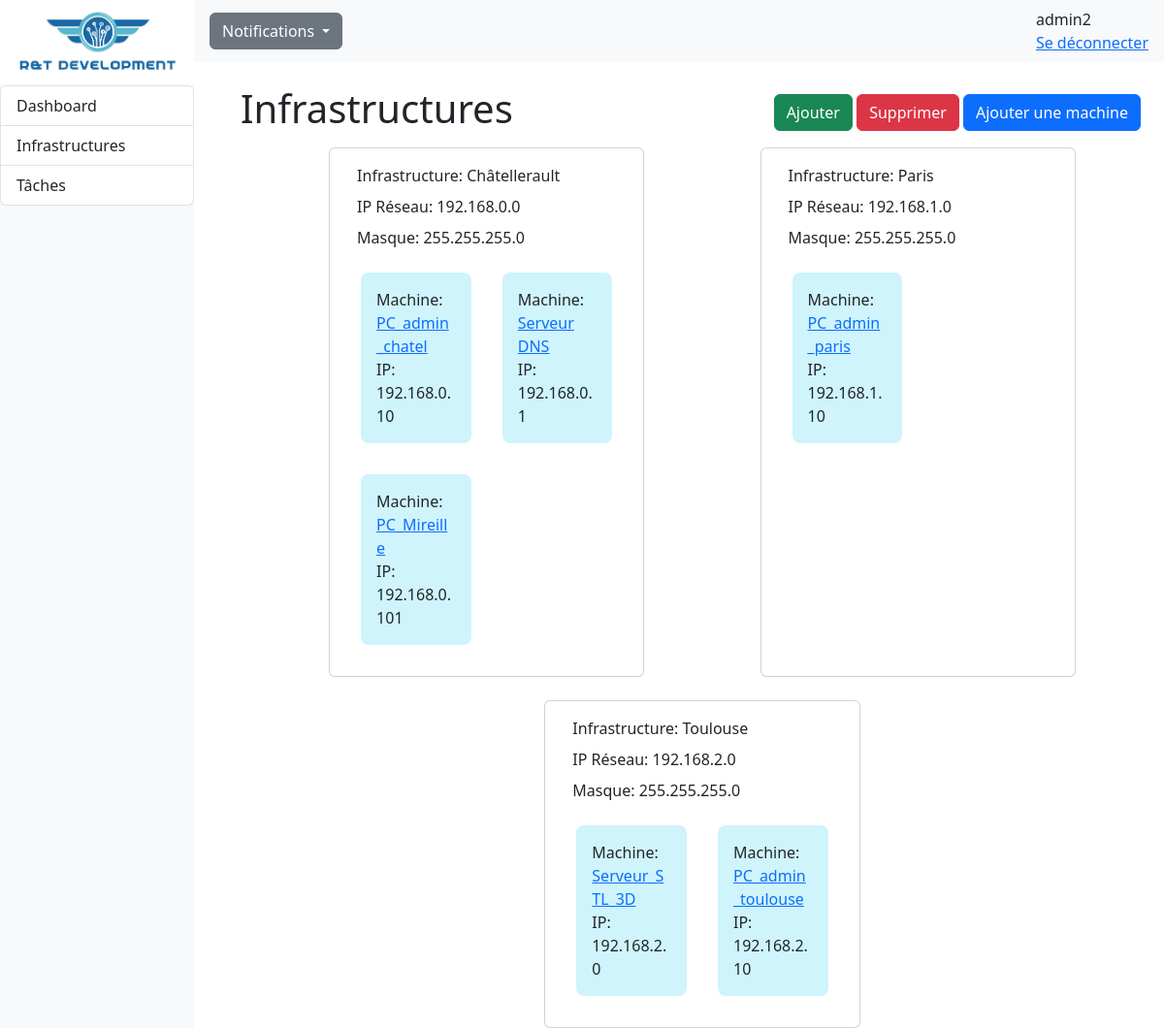
The app's page /RT_app/admin/infra (signed in) with its own data.
### RT_app/models.py (models this page shows, shortened)
class Personnel(AbstractUser):
    id = models.AutoField(primary_key=True,editable=False)
    is_staff = models.BooleanField(default=False)
    id_infrastructure = models.ForeignKey('Infrastructure', on_delete=models.CASCADE, null=True, default=None)
    def __str__ (self):
        return f"{self.username} ({self.id_infrastructure})"

class Infrastructure(models.Model):
    id = models.AutoField(primary_key=True,editable=False)
    nom = models.CharField(max_length=40)
    id_personnel = models.ForeignKey(Personnel, on_delete=models.CASCADE)
    pays = models.CharField(max_length=30)
    ville = models.CharField(max_length=64)
    coordonnees = models.CharField(null=True, blank=True ,max_length=18, validators=[RegexValidator(r'^[-+]?([1-8]?\d(\.\d+)?|90(\.0+)?)\s*[-+]?([1-9]?\d(\.\d+)?|1[0-7]\d(\.\d+)?|180(\.0+)?)$')])
    ip_reseau = models.CharField(max_length=15, default="192.168.0.0", validators=[RegexValidator(r'^((25[0-5]|(2[0-4]|1\d|[1-9]|)\d)\.?\b){4}$')])
    masque = models.CharField(max_length=15, default="255.255.255.0", validators=[RegexValidator(r'^(?:128|192|224|240|248|252|254|255)\.(?:0|128|192|224|240|248|252|254|255)\.(?:0|128|192|224|240|248|252|254|255)\.(?:0|128|192|224|240|248|252|254|255)$')])
    def __str__ (self):
        return f"{self.nom}"

class Machine(models.Model):
    TYPE = (
        ('PC', 'PC - OS windows'),
        ('Mac', ('Mac - OS MacOS')),
        ('Serveur', ('Serveur - OS Debian')),
        ('Autre', ('Autre type de machine')),
    )
    id = models.AutoField(primary_key=True,editable=False)
    nom = models.CharField(max_length=30, default="PC")
    ip = models.CharField(max_length=15, default="172.0.0.1", validators=[RegexValidator(r'^((25[0-5]|(2[0-4]|1\d|[1-9]|)\d)\.?\b){4}$')])
    etat = models.BooleanField(default=True)
    id_infrastructure = models.ForeignKey('Infrastructure', on_delete=models.CASCADE)
    type_machine = models.CharField(max_length=32, choices=TYPE, default='PC')

### RT_app/views.py (the view, shortened to what this page needs)
# urls.py: path('admin/infra', views.infra, name='infra'),
@login_required
def infra(request):
    infrastructures = Infrastructure.objects.all()
    addInfraForm = AddInfraForm()
    deleteInfraForm = DeleteInfraForm()
    addMachineForm = AddMachineForm()
    submitted_add = False
    submitted_delete = False
    submitted_add_machine = False
    context = {
        'infrastructures': infrastructures,
        'addInfraForm': addInfraForm,
        'deleteInfraForm': deleteInfraForm,
        'addMachineForm': addMachineForm,
        'submitted_add': submitted_add,
        'submitted_delete': submitted_delete,
        'submitted_add_machine': submitted_add_machine
    }
    return render(request, 'admin/infra.html', context)

### RT_app/templates/admin/infra.html (shortened to what this page needs)
{% extends "dashboard.html" %}
{% block content %}
<div class="mt-4 ms-5">
    <div class="row row-cols-lg-auto pe-4 align-items-center justify-content-between">
        <h1>Infrastructures</h1>
        <div>
            <a class="btn btn-success" data-bs-toggle="modal" data-bs-target="#AddInfra" href="#">Ajouter</a>
            <a class="btn btn-danger" data-bs-toggle="modal" data-bs-target="#DeleteInfra" href="#" >Supprimer</a>
            <a class="btn btn-primary" data-bs-toggle="modal" data-bs-target="#AddMachine" href="#">Ajouter une machine</a>
        </div>
    </div>
        <div class="row gap-3 justify-content-evenly">
            {% if infrastructures %}
                {% for infrastructure in infrastructures %}
                <div class="card mt-2 col-4">
                    <div class="card-body">
                        <div class="card-title">Infrastructure: {{infrastructure.nom}}</div>
                        <div class="card-title">IP Réseau: {{infrastructure.ip_reseau}}</div>
                        <div class="card-title">Masque: {{infrastructure.masque}}</div>
                        <div class="row">
                            {% for machine in infrastructure.machine_set.all %}
                            <div class="p-3 col-6">
                            <div class="card-body bg-info-subtle rounded-3">
                                <div class="card-text w-auto">Machine: <a href="{% url 'machine-detail' machine.id %}">{{ machine.nom }}</a></div>
                                <div class="card-text w-auto">IP: {{machine.ip}}</div>
                            </div>
                            </div>
                            {% endfor %}
                        </div>
                    </div>
                </div>
                {% endfor %}
            {% else %}
                <div class="align-items-center justify-content-center">
                    <p>Il n'y a pas d'infrastructure</p>
                </div>
            {% endif %}
        </div>
</div>
{% endblock %}

### RT_app/templates/admin/dashboard.html (shortened to what this page needs)
<!DOCTYPE html>
<html lang="en">
<head>
    {% load static %}
    <link rel="stylesheet" href="{% static 'css/styles.css' %}">
    <link href="https://cdn.jsdelivr.net/npm/bootstrap@5.3.0-alpha3/dist/css/bootstrap.min.css" rel="stylesheet">
</head>
<body>
    {% block menu %}
    <div class="container-fluid row g-0">
        <div class="bg-light col-2" id="sidebar">
          <nav class="navbar col d-flex align-items-center vh-100">
                <div class="fixed-top col-2">
                    <a href="{% url 'dashboard' %}"><img class="img-fluid" src="{% static 'img/rtdev.png' %}"/></a>
                    <div class="">
                        <ul class="list-group border-0">
                            <li class="list-group-item"> <a class="nav-link" href="{% url 'dashboard' %}">Dashboard</a></li>
                            <li class="list-group-item"> <a class="nav-link" href="{% url 'infra' %}">Infrastructures</a></li>
                            <li class="list-group-item"> <a class="nav-link" href="{% url 'taches' %}">Tâches</a></li>
                        </ul>
                    </div>
                </div>
            </nav>
        </div>
        <div class="col" id="main-content">
            <div>
                <nav class="navbar navbar-top bg-light row d-flex" id="main-navbar">
                    <div class="container-fluid">
                        <div class="nav-item dropdown ms-3 z-2">
                            <a class="btn btn-secondary dropdown-toggle" href="#" role="button" data-bs-toggle="dropdown" aria-expanded="false">
                              Notifications
                            </a>
                        </div>
                        <div class="nav-item">
                            <div class="nav-item d-flex me-5">
                                <span>{{user.username}}</span>
                            </div>
                            {% if user.is_authenticated%}
                                <div class="nav-item pe-3">
                                    <a href="{% url 'index' %}">Se déconnecter</a>
                                </div>
                            {% endif %}
                        </div>
                    </div>
                  </nav>
            </div>
        {% endblock %}
        {% block content %}{% endblock %}
        </div>
    </div>
</body>
</html>

### RT_app/static/css/styles.css (style rules this page uses)
body { font-family: 'Segoe UI', Tahoma, Geneva, Verdana, sans-serif; }

### records on screen
Personnel: username "admin2"
Infrastructure: nom "Châtellerault", ip_reseau "192.168.0.0", masque "255.255.255.0"
Machine: nom "PC_admin_chatel", ip "192.168.0.10"
Machine: nom "Serveur DNS", ip "192.168.0.1"
Machine: nom "PC_Mireille", ip "192.168.0.101"
Infrastructure: nom "Paris", ip_reseau "192.168.1.0", masque "255.255.255.0"
Machine: nom "PC_admin_paris", ip "192.168.1.10"
Infrastructure: nom "Toulouse", ip_reseau "192.168.2.0", masque "255.255.255.0"
Machine: nom "Serveur_STL_3D", ip "192.168.2.0"
Machine: nom "PC_admin_toulouse", ip "192.168.2.10"
